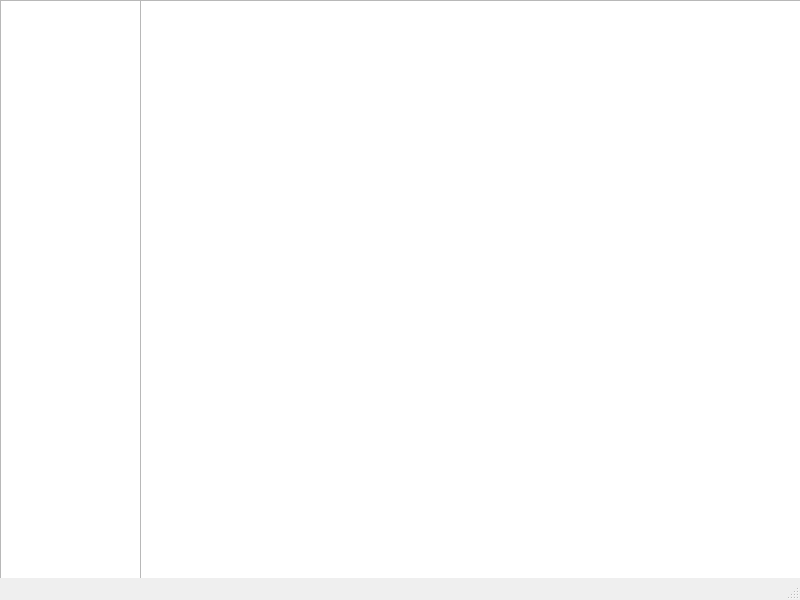
<?xml version="1.0" encoding="UTF-8"?>
<ui version="4.0">
 <class>MainWindow</class>
 <widget class="QMainWindow" name="MainWindow">
  <property name="geometry">
   <rect>
    <x>0</x>
    <y>0</y>
    <width>800</width>
    <height>600</height>
   </rect>
  </property>
  <property name="font">
   <font>
    <family>.AppleSystemUIFont</family>
   </font>
  </property>
  <property name="windowTitle">
   <string>MainWindow</string>
  </property>
  <widget class="QWidget" name="centralwidget">
   <widget class="QColumnView" name="columnView">
    <property name="geometry">
     <rect>
      <x>140</x>
      <y>0</y>
      <width>661</width>
      <height>601</height>
     </rect>
    </property>
   </widget>
   <widget class="QListView" name="listView">
    <property name="geometry">
     <rect>
      <x>0</x>
      <y>0</y>
      <width>141</width>
      <height>601</height>
     </rect>
    </property>
   </widget>
   <widget class="QWidget" name="widget" native="true">
    <property name="geometry">
     <rect>
      <x>339</x>
      <y>199</y>
      <width>251</width>
      <height>221</height>
     </rect>
    </property>
   </widget>
  </widget>
  <widget class="QStatusBar" name="statusbar"/>
 </widget>
 <tabstops>
  <tabstop>columnView</tabstop>
  <tabstop>listView</tabstop>
 </tabstops>
 <resources/>
 <connections/>
</ui>
